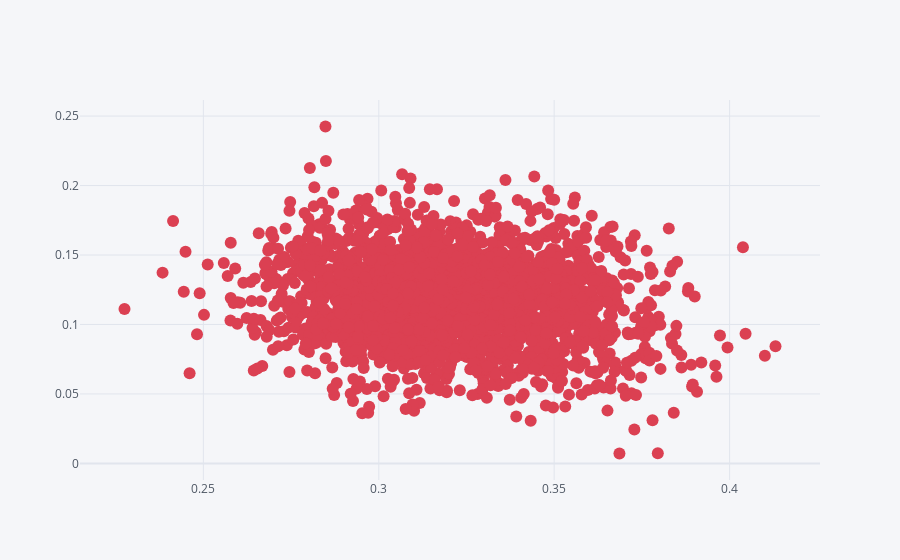

The cell this chart's notebook holds for it:
### Code cell
# visualizing volatility-return for different weights
mvp.iplot(x='volatility', y='return', kind='scatter', mode='markers', color='red')

### Figure 1 — Plotly figure (JSON) as saved in the notebook; plotly's stock layout.template omitted (floating-point values rounded to 4 significant figures; data arrays with more than 128 entries replaced by an {"elided": "..."} marker saying what was removed)
{"data": [{"line": {"color": "rgba(219, 64, 82, 1.0)", "dash": "solid", "shape": "linear", "width": 1.3}, "marker": {"size": 12, "symbol": "circle"}, "mode": "markers", "name": "return", "text": "", "type": "scatter", "x": {"elided": "2500 float values"}, "y": {"elided": "2500 float values"}}], "layout": {"legend": {"bgcolor": "#F5F6F9", "font": {"color": "#4D5663"}}, "paper_bgcolor": "#F5F6F9", "plot_bgcolor": "#F5F6F9", "title": {"font": {"color": "#4D5663"}}, "xaxis": {"gridcolor": "#E1E5ED", "showgrid": true, "tickfont": {"color": "#4D5663"}, "title": {"font": {"color": "#4D5663"}, "text": ""}, "zerolinecolor": "#E1E5ED"}, "yaxis": {"gridcolor": "#E1E5ED", "showgrid": true, "tickfont": {"color": "#4D5663"}, "title": {"font": {"color": "#4D5663"}, "text": ""}, "zerolinecolor": "#E1E5ED"}}}
